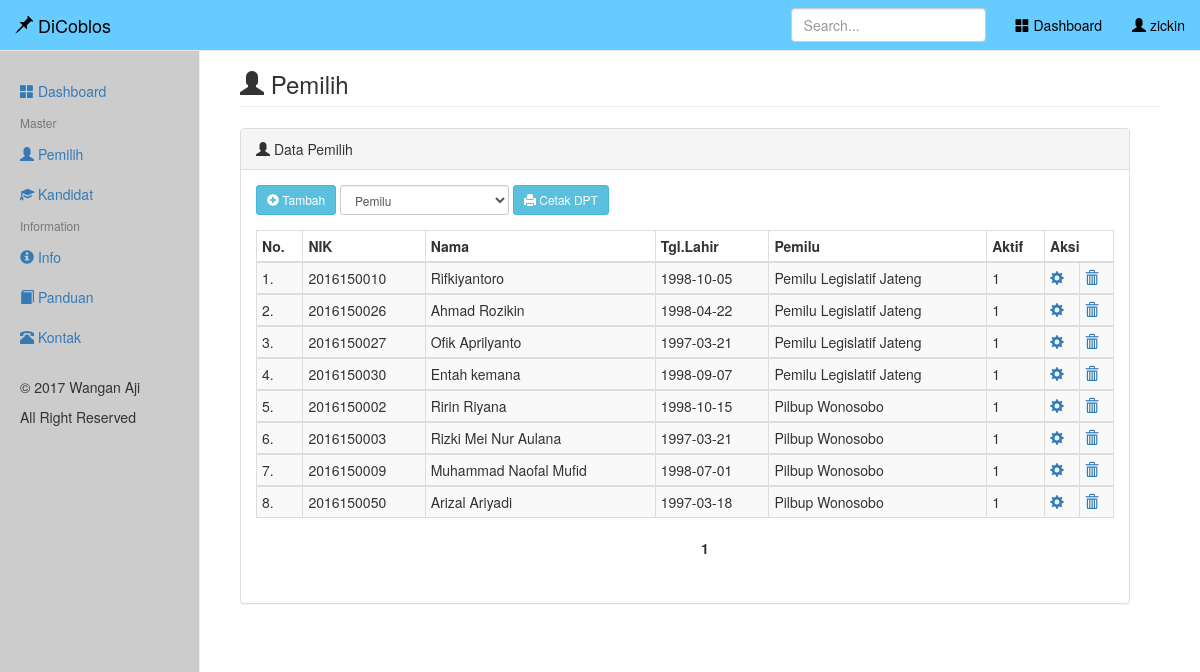
The page /diadmin/index.php?kanal=pemilih (signed in) on the database its author committed.
### tables this page shows
CREATE TABLE IF NOT EXISTS `pemilih` (
  `nik` varchar(16) NOT NULL,
  `password` varchar(8) NOT NULL,
  `nama` varchar(50) NOT NULL,
  `tgl_lahir` date NOT NULL,
  `jk` varchar(10) NOT NULL,
  `alamat` text NOT NULL,
  `id_coblos` varchar(10) NOT NULL,
  `aktif` int(1) NOT NULL DEFAULT '1'
);

CREATE TABLE IF NOT EXISTS `coblos` (
  `id_coblos` varchar(10) NOT NULL,
  `judul` varchar(100) NOT NULL,
  `awal` datetime NOT NULL,
  `akhir` datetime NOT NULL,
  `aktif` varchar(3) NOT NULL DEFAULT 'off'
);

### diadmin/core/core.php (called while the page is built, shortened)
<?php
class Dicoblos
{
    public function TampilData($field,$table,$posisi,$batas){
        $query = mysql_query("SELECT * FROM $table ORDER BY $field limit $posisi,$batas");
        while ($row = mysql_fetch_array($query))
                $data[] = $row;
            return $data;
    }
}
class Coblos
{
    public function GetCb($field,$id)
    {
        $query = mysql_query("SELECT * FROM coblos WHERE id_coblos = '$id' ");
        $row = mysql_fetch_array($query);
        if($field)
            return $row[$field];
    }
}

### diadmin/kanal/pemilih.php (the view, shortened to what this page needs)
<?php
$ctrl = new Dicoblos();
$cbl = new Coblos();
$lib = new Paging();
$batas = 10;
$posisi = $lib->cariPosisi($batas);
$arrayPm = $ctrl->TampilData('id_coblos', 'pemilih', $posisi, $batas);
?>
    <h3 class="page-header"><span class="glyphicon glyphicon-user"></span> Pemilih</h3>
    <?php if($_GET['kanal']=='pemilih' && $_GET['aksi']=='tambah'){ ?>
    <div class="panel panel-default">
        <div class="panel-heading">
            <span class="glyphicon glyphicon-plus-sign"></span>&nbsp;&nbsp;Tambah Data Pemilih
        </div>
        <div class="panel-body">
            <form class="form-horizontal" action="" method="post" enctype="multipart/form-data">
                <div class="form-group form-group-sm">
                    <label for="nik" class="col-sm-2">NIK :</label>
                    <div class="col-sm-3">
                        <input type="number" name="nik" class="form-control input-sm"/>
                    </div>
                </div>
                <div class="form-group form-group-sm">
                    <label for="nama" class="col-sm-2">Nama :</label>
                    <div class="col-sm-4">
                        <input type="text" name="nama" class="form-control input-sm"/>
                    </div>
                </div>
                <div class="form-group form-group-sm">
                    <label for="tgl" class="col-sm-2">Tgl. Lahir :</label>
                    <div class="col-sm-3">
                        <input type="date" name="tgl" class="form-control input-sm"/>*YYYY-MM-DD
                    </div>
                </div>
                <div class="form-group form-group-sm">
                    <label for="gender" class="col-sm-2">Gender :</label>
                    <div class="col-sm-2">
                        <select name="jk" class="form-control input-sm">
                        <option value='Pria'>Pria</option>
                        <option value='Wanita'>Wanita</option>";
                        </select>
                    </div>
                </div>
                <div class="form-group form-group-sm">
                    <label for="almt" class="col-sm-2">Alamat :</label>
                    <div class="col-sm-5">
                        <textarea name="almt" class="form-control input-sm"></textarea>
                    </div>
                </div>
                <div class="form-group form-group-sm">
                    <label for="pemilu" class="col-sm-2">Pemilu :</label>
                    <div class="col-sm-4">
                        <select name="pml" class="form-control input-sm">
                            <?php
                            $cbl = $ctrl->ComboId('id_coblos', 'judul', 'coblos');
                            foreach ($cbl as $data){
                                    echo "<option value='$data[id_coblos]'>$data[judul]</option>";
                            }
                            ?>
                        </select>
                    </div>
                </div>
                <div class="col-sm-2 col-sm-offset-2">
                    <input type="submit" value=" Simpan " name="simpan" class="btn btn-primary btn-sm" data-id="1" />
                </div>
            </form-->
        </div>
    </div>
    <?php }else{ ?>
    <div class="row col-sm-6 col-md-12">
        <div class="panel panel-default">
            <div class="panel-heading"><span class="glyphicon glyphicon-user"></span> Data Pemilih</div>
            <div class="panel-body">
            <div class="form-group form-inline">
                <form method="POST" action="" id="form1">
                    <a href="?kanal=pemilih&aksi=tambah" class="btn btn-info btn-sm"><i class="glyphicon glyphicon-plus-sign"></i> Tambah</a>
                    <select name="pml" id="pml" class="form-control input-sm" onchange="document.getElementById('form1').submit()">
                            <option selected>Pemilu</option>
                    </select>
                    <a href="print.php" target="_blank" class="btn btn-info btn-sm"><i class="glyphicon glyphicon-print"></i> Cetak DPT</a>
                </form>
            </div>
                <div class="table-responsive">
                    <table class="table table-striped table-condensed table-bordered table-hover">
                        <thead>
                            <tr>
                                <th>No.</th>
                                <th>NIK</th>
                                <th>Nama</th>
                                <th>Tgl.Lahir</th>
                                <th>Pemilu</th>
                                <th>Aktif</th>
                                <th colspan="2">Aksi</th>
                            </tr>
                        </thead>
                    <?php
                    if(count($arrayPm)){
                        $no = $posisi+1;
                        foreach ($arrayPm as $data){
                            $jdl = $cbl->GetCb('judul', $data['id_coblos']);
                            $id = base64_encode($data['nik']);
                            echo "<tbody>
                                <tr>
                                    <td>$no.</td>
                                    <td>$data[nik]</td>
                                    <td>$data[nama]</td>
                                    <td>$data[tgl_lahir]</td>
                                    <td>$jdl</td>
                                    <td>$data[aktif]</td>
                                    <td>
                                        <a href='?kanal=pemilih&aksi=edit&id=$id' class='tip' data-toggle='tooltip' data-placement='bottom' title='Edit data'><i class='glyphicon glyphicon-cog'></i></a>
                                    </td>
                                    <td>
                                        <a href='?kanal=pemilih&aksi=hapus&id=$id' class='tip' data-toggle='tooltip' data-placement='bottom' title='Hapus data'><i class='glyphicon glyphicon-trash'></i></a>
                                    </td>
                                </tr>
                            </tbody>";
                        $no++;
                        }
                    }else{
                        echo"<div class='row col-sm-6 col-md-6'>"
                                . "<div class='alert alert-warning'>"
                                    . "<p>Data tidak ditemukan</p>"
                                . "</div>"
                            . "</div>";
                    }
                        echo"</table>";
                        $jml_data = $lib->Jml_data('pemilih');
                        $jml_hal = $lib->jumlahHalaman($jml_data, $batas);
                        $link_hal = $lib->navHalaman($_GET['halaman'], $jml_hal);
                        echo"<div class='pager pager-sm'>"
                                    . "<ul>"
                                        . "<li>$link_hal</li>"
                                    . "</ul>"
                            . "</div>";
                    ?>
                </div>
            </div>
        </div>
    </div>
    <?php }
    ?>

### diadmin/assets/css/dashboard.css (style rules this page uses)
body { padding-top: 50px; }
.main .page-header { margin-top: 0; }

### rows shown on the page
pemilih: nik "2016150010", nama "Rifkiyantoro", tgl_lahir "1998-10-05", id_coblos.judul "Pemilu Legislatif Jateng", aktif "1"
pemilih: nik "2016150026", nama "Ahmad Rozikin", tgl_lahir "1998-04-22", id_coblos.judul "Pemilu Legislatif Jateng", aktif "1"
pemilih: nik "2016150027", nama "Ofik Aprilyanto", tgl_lahir "1997-03-21", id_coblos.judul "Pemilu Legislatif Jateng", aktif "1"
pemilih: nik "2016150030", nama "Entah kemana", tgl_lahir "1998-09-07", id_coblos.judul "Pemilu Legislatif Jateng", aktif "1"
pemilih: nik "2016150002", nama "Ririn Riyana", tgl_lahir "1998-10-15", id_coblos.judul "Pilbup Wonosobo", aktif "1"
pemilih: nik "2016150003", nama "Rizki Mei Nur Aulana", tgl_lahir "1997-03-21", id_coblos.judul "Pilbup Wonosobo", aktif "1"
pemilih: nik "2016150009", nama "Muhammad Naofal Mufid", tgl_lahir "1998-07-01", id_coblos.judul "Pilbup Wonosobo", aktif "1"
pemilih: nik "2016150050", nama "Arizal Ariyadi", tgl_lahir "1997-03-18", id_coblos.judul "Pilbup Wonosobo", aktif "1"

### other values the page prints
$_SESSION['asma'] "zickin"
